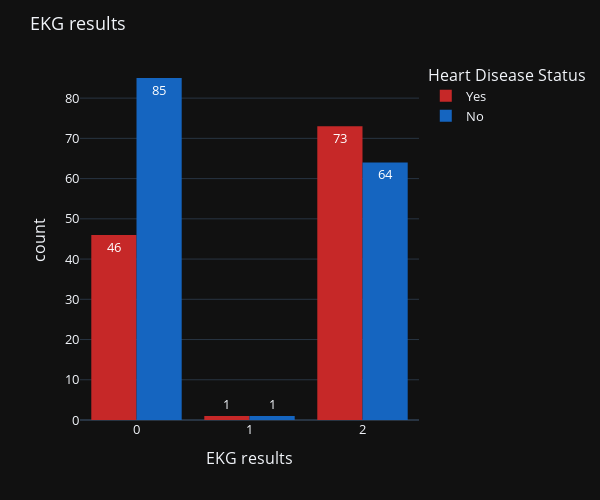

Source (notebook cell):
### Markdown cell above
EKG (Electrocardiogram) is a test that measures electrical activity of the heart. Abnormal results can indicate heart disease.

### Code cell
histplot("EKG results",bins=3)

### Figure 1 — Plotly figure (JSON) as saved in the notebook; plotly's stock layout.template omitted (floating-point values rounded to 4 significant figures; data arrays with more than 128 entries replaced by an {"elided": "..."} marker saying what was removed)
{"data": [{"alignmentgroup": "True", "bingroup": "x", "hovertemplate": "Heart Disease=1<br>EKG results=%{x}<br>count=%{y}<extra></extra>", "legendgroup": "1", "marker": {"color": "#C62828", "pattern": {"shape": ""}}, "name": "Yes", "nbinsx": 3, "offsetgroup": "1", "orientation": "v", "showlegend": true, "texttemplate": "%{value}", "type": "histogram", "x": [2, 0, 2, 2, 2, 2, 0, 0, 2, 2, 2, 2, 2, 2, 2, 2, 2, 0, 0, 2, 2, 0, 2, 0, 2, 0, 2, 0, 2, 2, 0, 0, 2, 0, 0, 2, 2, 2, 2, 2, 0, 2, 0, 0, 2, 2, 2, 2, 0, 1, 2, 2, 2, 2, 0, 2, 0, 0, 0, 0, 2, 2, 2, 2, 0, 2, 0, 0, 2, 2, 0, 0, 0, 0, 2, 2, 2, 2, 0, 0, 0, 0, 2, 2, 2, 0, 0, 2, 2, 2, 2, 0, 2, 0, 2, 2, 0, 2, 2, 0, 2, 2, 0, 0, 2, 2, 2, 2, 0, 2, 2, 2, 0, 2, 0, 0, 2, 2, 0, 2], "xaxis": "x", "yaxis": "y"}, {"alignmentgroup": "True", "bingroup": "x", "hovertemplate": "Heart Disease=0<br>EKG results=%{x}<br>count=%{y}<extra></extra>", "legendgroup": "0", "marker": {"color": "#1565C0", "pattern": {"shape": ""}}, "name": "No", "nbinsx": 3, "offsetgroup": "0", "orientation": "v", "showlegend": true, "texttemplate": "%{value}", "type": "histogram", "x": {"elided": "150 int values"}, "xaxis": "x", "yaxis": "y"}], "layout": {"barmode": "group", "font": {"size": 13}, "height": 500, "legend": {"title": {"text": "Heart Disease Status"}, "tracegroupgap": 0}, "margin": {"t": 60}, "title": {"text": "EKG results"}, "width": 600, "xaxis": {"anchor": "y", "domain": [0, 1], "title": {"text": "EKG results"}}, "yaxis": {"anchor": "x", "domain": [0, 1], "title": {"text": "count"}}}}
